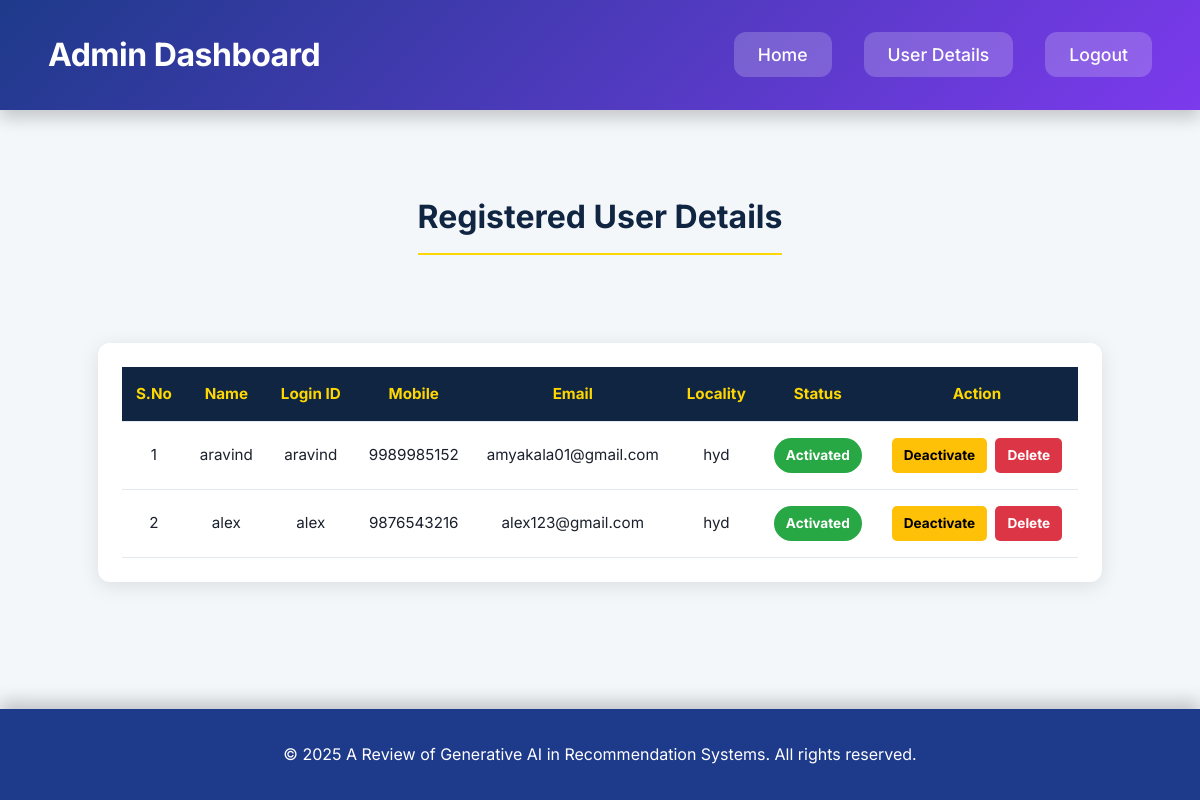
Page /RegisterUsersView/ on the committed database.
### users/models.py (models this page shows, shortened)
class UserRegistrationModel(models.Model):
    name = models.CharField(max_length=100)
    loginid = models.CharField(unique=True, max_length=100)
    password = models.CharField(max_length=100)
    mobile = models.CharField(unique=True, max_length=100)
    email = models.CharField(unique=True, max_length=100)
    locality = models.CharField(max_length=100)
    address = models.CharField(max_length=1000)
    city = models.CharField(max_length=100)
    state = models.CharField(max_length=100)
    status = models.CharField(max_length=100)
    class Meta:
        db_table = 'UserRegistrations'

### admins/views.py (the view)
# urls.py: path("RegisterUsersView/", admins.RegisterUsersView, name="RegisterUsersView"),
def RegisterUsersView(request):
    data = UserRegistrationModel.objects.all()
    return render(request,'admins/viewregister.html',{'data':data})

### templates/admins/viewregister.html (shortened to what this page needs)
{% extends 'admins/Adminbase.html' %}
{% block content %}
<div class="title-section">
    <h2>Registered User Details</h2>
</div>
<div class="table-wrapper">
    <table>
        <thead>
            <tr>
                <th>S.No</th>
                <th>Name</th>
                <th>Login ID</th>
                <th>Mobile</th>
                <th>Email</th>
                <th>Locality</th>
                <th>Status</th>
                <th>Action</th>
            </tr>
        </thead>
        <tbody>
            {% for user in data %}
            <tr>
                <td>{{ forloop.counter }}</td>
                <td>{{ user.name }}</td>
                <td>{{ user.loginid }}</td>
                <td>{{ user.mobile }}</td>
                <td>{{ user.email }}</td>
                <td>{{ user.locality }}</td>
                <td>
                    {% if user.status == 'waiting' %}
                        <span class="badge badge-warning">Waiting</span>
                    {% elif user.status == 'activated' %}
                        <span class="badge badge-success">Activated</span>
                    {% elif user.status == 'deactivated' %}
                        <span class="badge badge-secondary">Deactivated</span>
                    {% endif %}
                </td>
                <td>
                    {% if user.status == 'activated' %}
                        <a class="btn btn-secondary" href="{% url 'deactivate_user' %}?uid={{ user.id }}">Deactivate</a>
                    {% endif %}
                    <a class="btn btn-danger" href="{% url 'delete_user' %}?uid={{ user.id }}" onclick="return confirm('Are you sure you want to delete this user?');">Delete</a>
                </td>
            </tr>
            {% empty %}
            <tr>
                <td colspan="8">No registered users found.</td>
            </tr>
            {% endfor %}
        </tbody>
    </table>
</div>
{% endblock %}

### templates/admins/Adminbase.html (shortened to what this page needs)
<!DOCTYPE html>
<html lang="en">
<head>
</head>
<body>
    <header>
        <div class="navbar">
            <h1>Admin Dashboard</h1>
            <ul>
                <li><a href="{% url 'index' %}">Home</a></li>
                <li><a href="{% url 'RegisterUsersView' %}">User Details</a></li>
                <li><a href="{% url 'base' %}">Logout</a></li>
            </ul>
        </div>
    </header>
    <div class="container">
        {% block content %}{% endblock %}
    </div>
    <footer>
        <p>© 2025 A Review of Generative AI in Recommendation Systems. All rights reserved.<p>
    </footer>
</body>
</html>

### templates/admins/Adminbase.html (style rules this page uses)
* { box-sizing: border-box; margin: 0; padding: 0; }
body { font-family: 'Inter', -apple-system, BlinkMacSystemFont, 'Segoe UI', Roboto, sans-serif; background-color: #f9fafb; color: #1a202c; line-height: 1.7; display: flex; flex-direction: column; min-height: 100vh; overflow-x: hidden; }
header { background: linear-gradient(135deg, #1e3a8a, #7c3aed); color: #ffffff; box-shadow: 0 8px 16px rgba(0, 0, 0, 0.2); position: sticky; top: 0; z-index: 1000; }
.navbar { display: flex; justify-content: space-between; align-items: center; padding: 1.75rem 3rem; max-width: 1400px; margin: 0 auto; }
.navbar h1 { font-size: 2rem; font-weight: 700; letter-spacing: -0.015em; transition: transform 0.3s ease, opacity 0.3s ease; }
.navbar ul { list-style: none; display: flex; gap: 2rem; }
.navbar ul li a { color: #ffffff; text-decoration: none; font-size: 1.1rem; font-weight: 500; padding: 0.75rem 1.5rem; border-radius: 12px; background: rgba(255, 255, 255, 0.2); backdrop-filter: blur(8px); transition: all 0.3s ease; }
.container { max-width: 1400px; margin: 3rem auto; padding: 0 2rem; flex: 1; display: flex; flex-direction: column; gap: 3rem; }
footer { text-align: center; padding: 2rem 0; background: #1e3a8a; color: #ffffff; width: 100%; margin-top: auto; box-shadow: 0 -8px 16px rgba(0, 0, 0, 0.2); }
footer p { font-size: 1rem; font-weight: 400; }

### templates/admins/viewregister.html (style rules this page uses)
body { background-color: #f4f7fa; }
.title-section { text-align: center; margin-top: 2rem; margin-bottom: 1rem; }
.title-section h2 { color: #102542; font-size: 2rem; font-weight: 700; border-bottom: 2px solid #FFD700; display: inline-block; padding-bottom: 8px; }
.table-wrapper { overflow-x: auto; margin: 1.5rem auto; max-width: 1200px; padding: 1.5rem; background-color: white; border-radius: 12px; box-shadow: 0 4px 20px rgba(0, 0, 0, 0.1); }
table { width: 100%; border-collapse: collapse; font-size: 0.95rem; }
th, td { padding: 14px; text-align: center; border-bottom: 1px solid #e2e8f0; }
th { background-color: #102542; color: #FFD700; }
.btn { padding: 6px 12px; border: none; border-radius: 5px; font-weight: bold; font-size: 0.85rem; cursor: pointer; text-decoration: none; transition: 0.3s; display: inline-block; margin: 2px; }
.btn-secondary { background-color: #ffc107; color: #000; }
.btn-danger { background-color: #dc3545; color: #fff; }
.badge { padding: 6px 12px; border-radius: 20px; font-weight: bold; font-size: 0.85rem; display: inline-block; }
.badge-success { background: #28a745; color: #fff; }

### rows in the picture
UserRegistrationModel: name "aravind", loginid "aravind", mobile "9989985152", email "amyakala01@gmail.com", locality "hyd", status "Activated"
UserRegistrationModel: name "alex", loginid "alex", mobile "9876543216", email "alex123@gmail.com", locality "hyd", status "Activated"
